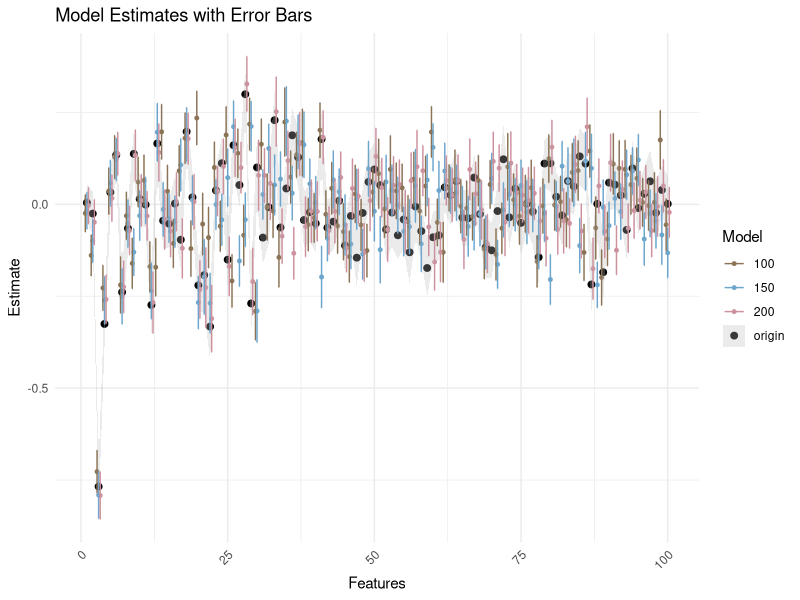

R code for this plot: (Note: this script raises an error after producing the figure.)
## ---- chunk 1
knitr::opts_chunk$set(echo = TRUE)
## ---- chunk 2
# Load the required libraries
library(tidyverse)
library(caret)
library(MASS)
library(car)


## ---- chunk 3
# Load the dataset
d1 <- read.csv("pca_data_re100_100_d9.csv") 
d2 <- read.csv("pca_data_re150_100_d9.csv") 
d3 <- read.csv("pca_data_re200_100_d9.csv") 
d4 <- read.csv("pca_data_100_d9.csv") 


# Update with the actual CSV file name

# Display the structure of the loaded data
# str(data)

## ---- chunk 4
# Load the dplyr package for data manipulation
library(dplyr)

# Normalize each feature to the range [0, 1]

nd1 <- d1 %>%
  mutate(across(starts_with("f"), ~ (.-min(.)) / (max(.) - min(.))))
nd2 <- d2 %>%
  mutate(across(starts_with("f"), ~ (.-min(.)) / (max(.) - min(.))))
nd3 <- d3 %>%
  mutate(across(starts_with("f"), ~ (.-min(.)) / (max(.) - min(.))))
nd4 <- d4 %>%
  mutate(across(starts_with("f"), ~ (.-min(.)) / (max(.) - min(.))))


# Display the first few rows of the normalized data
#head(normalized_data)

nd_list <- list(nd1, nd2, nd3, nd4)
## ---- chunk 5
vars_set1 <- paste("f_", 1:100, sep = "")
rrr = paste(vars_set1, collapse = "+")
formula <- as.formula(paste("pred_prob ~", rrr))
model_or <- lm(formula, data = nd4)
model_100 <- lm(formula, data = nd1)
model_150 <- lm(formula, data = nd2)
model_200 <- lm(formula, data = nd3)

## ---- chunk 6
# 假设你有四个模型：model_or, model_100, model_150, model_200

# 提取估计值（不包括截距）和误差
estimates <- c(coef(model_or)[-1], coef(model_100)[-1], coef(model_150)[-1], coef(model_200)[-1])
errors <- c(summary(model_or)$coef[-1, "Std. Error"], 
            summary(model_100)$coef[-1, "Std. Error"],
            summary(model_150)$coef[-1, "Std. Error"],
            summary(model_200)$coef[-1, "Std. Error"])

# 创建数据框
daa <- data.frame(Model = rep(c("origin", "100", "150", "200"), each = length(estimates)/4),
                   Variable = c(1:100),
                   Estimate = estimates,
                   Error = errors)

# 导入 ggplot2 包
library(ggplot2)

ppp <- ggplot(daa, aes(x = Variable, y = Estimate, fill = Model, color = Model)) +
  geom_point(data = subset(daa, Model == "origin"), size = 2, position = position_dodge(width = 0.8)) +
  geom_point(data = subset(daa, Model != "origin"), size = 1, position = position_dodge(width = 0.8)) +

  # 用 scale_color_manual 自定义颜色
  scale_color_manual(values = c("origin" = "black", "100" = "burlywood4", "150" = "skyblue3", "200" = "pink3")) +
  scale_fill_manual(values = c("origin" = "gray","100" = "burlywood3", "150" = "skyblue2", "200" = "pink2")) +

  # 为 model_or 的 error bar 上下两端加粗
  geom_ribbon(data = subset(daa, Model == "origin"), 
              aes(ymin = Estimate - Error, ymax = Estimate + Error, fill = Model), 
              alpha = 0.3, color = NA) +  # 移除边框，设置 color = NA
  geom_errorbar(data = subset(daa, Model != "origin"), 
                aes(ymin = Estimate - Error, ymax = Estimate + Error), 
                width = 0.25, position = position_dodge(width = 0.8), size = 0.5) +
  labs(title = "Model Estimates with Error Bars",
       x = "Features",
       y = "Estimate") +
  theme_minimal() +
  theme(axis.text.x = element_text(angle = 45, hjust = 1)) 

# 显示图形
print(ppp)
## ---- chunk 7
col_name <- NULL;
for (i in 1:400) {
  
  col_name <-  paste0(col_name,"f_", i,"+")
  #data[, col_name] <- boxcox(data[, paste0("Feature_", i)], lambda = NULL)$x
}
cat(col_name)
## ---- chunk 8
group = c(20,40,60,80,100,120,140,160,180,200)

ar2 <- numeric(length(group))
r2 <- numeric(length(group))

for (i in 1:length(group)){
  vars_set1 <- paste("f_", 1:group[i], sep = "")
  rrr = paste(vars_set1, collapse = "+")
  formula <- as.formula(paste("pred_prob ~", rrr))
  model <- lm(formula, data = nd_list[[i]])
  r2[i] <- summary(model)$r.squared
  ar2[i] <- summary(model)$adj.r.squared
}


## ---- chunk 9
pca <- c(20,40,60,80,100,120,140,160,180,200)
dp <- data.frame(pca, r2, ar2)

plot <- ggplot(dp, aes(x=pca)) +
  geom_line(aes(y=r2, color="R2"), size=1.2) +
  geom_line(aes(y=ar2, color="Adjusted R2"), size=1.2) +
  labs(title="R2 and Adjusted R2 vs PCA for digit 9 (reconstruction 150)",
       x="PCA",
       y="R2 / Adjusted R2") +
  theme_minimal() +
  scale_color_manual(values=c("R2"="blue", "Adjusted R2"="red")) +
  theme(legend.position="top")

print(plot)

## ---- chunk 10
pca <- c(20,40,60,80,100,120,140,160,180,200)
ad_r2 <- c(0.279,0.3603,0.3762,0.3709,0.3842,0.3843,0.3781,0.3728,0.3652,0.352)
ad_100 <- c(0.2909,0.3625,0.3651,0.3715,0.3971,0.386,0.4075,0.408,0.4058,0.4089)
ad_200 <- c(0.2735,0.351,0.3603,0.37,0.3766,0.3858,0.367,0.3555,0.3416,0.3403)

dp <- data.frame(pca,ad_r2, ar2,ad_100,ad_200)

plot <- ggplot(dp, aes(x=pca)) +
  geom_line(aes(y=ad_r2, color="origin"), size=1.2) +
  geom_line(aes(y=ad_100, color="reconstruction 100"), size=1.2) +
  geom_line(aes(y=ad_200, color="reconstruction 200"), size=1.2) +
  geom_line(aes(y=ar2, color="reconstruction 150"), size=1.2) +
  labs(title="Adjusted R2 vs PCA for digit 9",
       x="PCA",
       y="Adjusted R2 (origin/reconstruction 100/reconstruction 150/reconstruction 200)") +
  theme_minimal() +
  scale_color_manual(values=c("origin"="blue","reconstruction 100"="green","reconstruction 150"="black", "reconstruction 200"="red")) +
  theme(legend.position="top")

print(plot)
## ---- chunk 11

residuals <- residuals(model_2)

# Create the AV plot
avPlots(model_2)

# Create the CR plot
crPlots(model_2)

## ---- chunk 12
# Apply Box-Cox transformation to the target variable (response) if needed
# For example, if you have a response variable named 'y', you can transform it like this:
# data$y_transformed <- boxcox(data$y, lambda = NULL)
# Uncomment and modify the above line based on your data

# Apply Box-Cox transformation to the features
# Assuming the transformed features are named 'Feature_1_transformed', ..., 'Feature_10_transformed'

boxcox(data[, paste0("Feature_1")], lambda = NULL)
for (i in 1:10) {
  boxcox(data[, paste0("Feature_", i)], lambda = NULL)
  #col_name <- paste0("Feature_", i, "_transformed")
  #data[, col_name] <- boxcox(data[, paste0("Feature_", i)], lambda = NULL)$x
}

# Define the list of transformed feature names
transformed_feature_names <- paste0("Feature_", 1:10, "_transformed")  # Adjust the range as needed

# Construct the formula for MLR
formula <- reformulate(transformed_feature_names, response = "y")

# Perform Multiple Linear Regression (MLR) using the transformed features
model <- lm(formula, data = data)

# Display the summary of the MLR model
summary(model)


## ---- chunk 13
model3  = lm(pred_prob ~ f_1+f_2+f_3+f_4+f_5+f_6+f_7+f_8+f_9+f_10+f_11+f_12+f_13+f_14+f_15+f_16+f_17+f_18+f_19+f_20+f_21+f_22+f_23+f_24+f_25+f_26+f_27+f_28+f_29+f_30+f_31+f_32+f_33+f_34+f_35+f_36+f_37+f_38+f_39+f_40+f_41+f_42+f_43+f_44+f_45+f_46+f_47+f_48+f_49+f_50+f_51+f_52+f_53+f_54+f_55+f_56+f_57+f_58+f_59+f_60+f_61+f_62+f_63+f_64+f_65, data = normalized_data)
summary(model3)
## ---- chunk 14
model4  = lm(pred_prob ~ f_250+f_251+f_252+f_253+f_254+f_255+f_256+f_257+f_258+f_259+f_260+f_261+f_262+f_263+f_264+f_265+f_266+f_267+f_268+f_269+f_270+f_271+f_272+f_273+f_274+f_275+f_276+f_277+f_278+f_279+f_280+f_281+f_282+f_283+f_284+f_285+f_286+f_287+f_288+f_289+f_290+f_291+f_292+f_293+f_294+f_295+f_296+f_297+f_298+f_299+f_300+f_301+f_302+f_303+f_304+f_305+f_306+f_307+f_308+f_309+f_310+f_311+f_312+f_313+f_314+f_315+f_316+f_317+f_318+f_319+f_320+f_321+f_322+f_323+f_324+f_325+f_326+f_327+f_328+f_329+f_330+f_331+f_332+f_333+f_334+f_335+f_336+f_337+f_338+f_339+f_340+f_341+f_342+f_343+f_344+f_345+f_346+f_347+f_348+f_349+f_350, data = normalized_data)
summary(model4)
